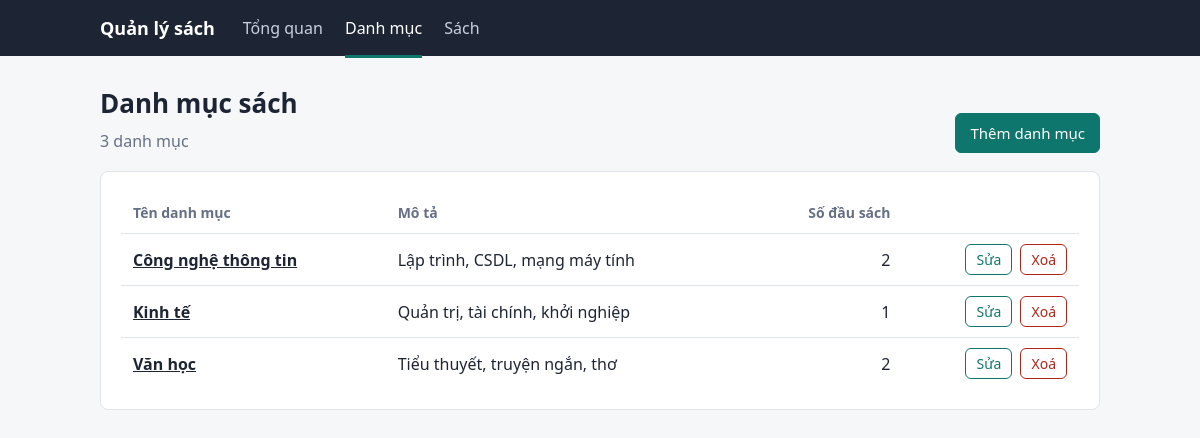
The page /categories on the database its author committed.
### tables this page shows
CREATE TABLE categories (
            id          INTEGER PRIMARY KEY AUTOINCREMENT,
            name        TEXT NOT NULL UNIQUE,
            description TEXT DEFAULT ''
        );

### BTKtra-QuanLyThuVien/app.py (the view)
@app.route("/categories")
def categories():
    rows = get_db().execute(
        """SELECT c.*, COUNT(b.id) AS n_titles FROM categories c
           LEFT JOIN books b ON b.category_id = c.id
           GROUP BY c.id ORDER BY c.name"""
    ).fetchall()
    return render_template("categories.html", rows=rows)

### BTKtra-QuanLyThuVien/app.py (called while the page is built)
def get_db():
    if "db" not in g:
        g.db = sqlite3.connect(DB_PATH)
        g.db.row_factory = sqlite3.Row
        g.db.execute("PRAGMA foreign_keys = ON")
    return g.db

### BTKtra-QuanLyThuVien/templates/categories.html (shortened to what this page needs)
{% extends 'base.html' %}
{% block body %}
<div class="top"><div><h1>Danh mục sách</h1><p class="sub" style="margin:0">{{ rows|length }} danh mục</p></div>
<a class="btn" href="{{ url_for('category_new') }}">Thêm danh mục</a></div>
<div class="card wrap">
{% if rows %}
<table><thead><tr><th>Tên danh mục</th><th>Mô tả</th><th class="num">Số đầu sách</th><th></th></tr></thead><tbody>
{% for c in rows %}
<tr><td><a href="{{ url_for('books', category=c.id) }}" style="color:var(--ink);font-weight:600">{{ c.name }}</a></td>
<td>{{ c.description }}</td><td class="num">{{ c.n_titles }}</td>
<td><div class="acts">
 <a class="btn ghost sm" href="{{ url_for('category_edit', cid=c.id) }}">Sửa</a>
 <form method="post" action="{{ url_for('category_delete', cid=c.id) }}"
  onsubmit="return confirm('Xoá danh mục “{{ c.name }}”?')">
  <button class="btn danger sm">Xoá</button></form></div></td></tr>
{% endfor %}</tbody></table>
{% else %}<p class="empty">Chưa có danh mục nào. Hãy thêm danh mục đầu tiên.</p>{% endif %}
</div>{% endblock %}

### BTKtra-QuanLyThuVien/templates/base.html (style rules this page uses)
:root { --ink:#1d2433;--muted:#667085;--line:#dfe3ea;--paper:#f6f7f9;--card:#fff; --accent:#0f766e;--accent-dark:#0b5a54;--danger:#b42318;--ok:#067647 }
* { box-sizing:border-box }
body { margin:0;font:16px/1.5 "Segoe UI",system-ui,sans-serif;color:var(--ink);background:var(--paper) }
h1 { font-size:26px;margin:0 0 6px }
.sub { color:var(--muted);margin:0 0 22px }
.top { display:flex;justify-content:space-between;align-items:flex-end;gap:16px;flex-wrap:wrap;margin-bottom:18px }
.card { background:var(--card);border:1px solid var(--line);border-radius:8px;padding:20px }
table { width:100%;border-collapse:collapse }
th,td { text-align:left;padding:10px 12px;border-bottom:1px solid var(--line);vertical-align:middle }
th { font-size:14px;color:var(--muted);font-weight:600 }
td.num,th.num { text-align:right;font-variant-numeric:tabular-nums }
tr:last-child td { border-bottom:0 }
.wrap { overflow-x:auto }
.btn { display:inline-block;border:1px solid var(--accent);background:var(--accent);color:#fff; padding:8px 14px;border-radius:6px;font:inherit;font-size:15px;text-decoration:none;cursor:pointer }
.btn.ghost { background:#fff;color:var(--accent) }
.btn.danger { background:#fff;border-color:var(--danger);color:var(--danger) }
.btn.sm { padding:4px 10px;font-size:14px }
.acts { display:flex;gap:8px;justify-content:flex-end }
.acts form { margin:0 }

### rows shown on the page
categories: name "Công nghệ thông tin", description "Lập trình, CSDL, mạng máy tính", n_titles "2"
categories: name "Kinh tế", description "Quản trị, tài chính, khởi nghiệp", n_titles "1"
categories: name "Văn học", description "Tiểu thuyết, truyện ngắn, thơ", n_titles "2"

### other values the page prints
{{ rows|length }} "3"
